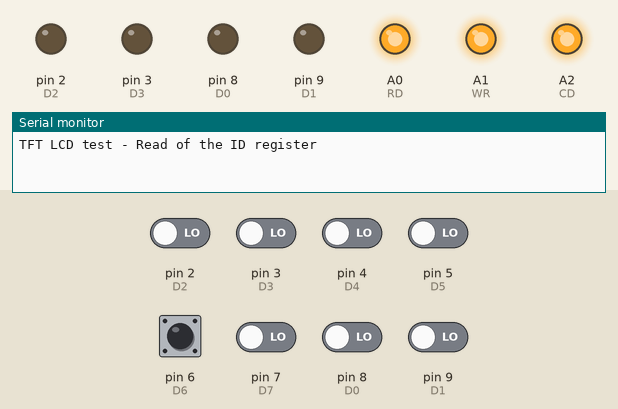
A sketch run on a simulated Arduino Uno, built with avr-gcc and run on an emulated ATmega328P. Shown: output pins drawn as LEDs (lit = HIGH), the last lines printed to the serial monitor. Inputs (shaded band) come from the test bench; at power-on: pin 6 (D6) HIGH, pin 2 (D2), pin 3 (D3), pin 4 (D4), pin 5 (D5), pin 7 (D7), pin 8 (D0), pin 9 (D1) LOW. Pins used as bus, display or sensor lines are not drawn.

Above: at 0.1 s.
At 0.6 s:
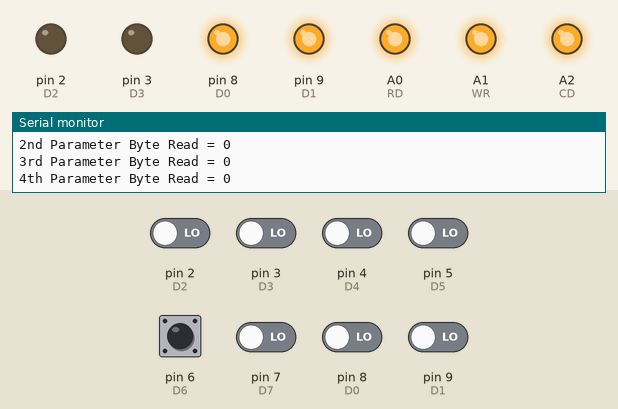
Timing chart, 0 to 2.1 s (numbered marks = the images above):
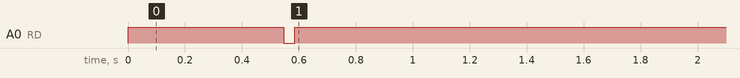

Measured:
- by itself, A0 (RD): HIGH → LOW at 0.55 s, → HIGH 0.04 s later

The sketch:

my_test_0.ino
```cpp
//
// ILI9341 ID Checker against data sheet http://www.adafruit.com/datasheets/ILI9341.pdf
// Ugly bit basher - R Jennings 11/11/14 (http://www.shaders.co.uk)
//
 #define CS A3   // Chip Select goes to Analog 3
 #define CD A2   // Command/Data goes to Analog 2
 #define WR A1   // LCD Write goes to Analog 1
 #define RD A0   // LCD Read goes to Analog 0
 #define RST A4  // Can alternately just connect to Arduino's reset pin
 #define D0 8    // DO
 #define D1 9    // D1
 #define D2 2    // D2
 #define D3 3    // D3
 #define D4 4    // D4
 #define D5 5    // D5
 #define D6 6    // D6
 #define D7 7    // D7

void setup(void) {
// Set up port directions and default states
  pinMode(CS, OUTPUT);  pinMode(CD, OUTPUT);  pinMode(WR, OUTPUT);  pinMode(RD, OUTPUT);  pinMode(RST, OUTPUT);
  digitalWrite(CS, 1); digitalWrite(CD, 1); digitalWrite(WR, 1); digitalWrite(RD, 1); digitalWrite(RST, 1);
  pinMode(D0, OUTPUT); pinMode(D1, OUTPUT); pinMode(D2, OUTPUT); pinMode(D3, OUTPUT);
  pinMode(D4, OUTPUT); pinMode(D5, OUTPUT); pinMode(D6, OUTPUT); pinMode(D7, OUTPUT);

// This just drivers the serial monitor no screen activity
  Serial.begin(9600);
  Serial.println("TFT LCD test - Read of the ID register");
//HW Reset
  digitalWrite(RST,0); delay(5);
  digitalWrite(RST,1); delay(500);
// Read the ID Register, D3h
// Start by writing to the command register with the register to read
  digitalWrite(CD, 0);
  digitalWrite(CS, 0);
  digitalWrite(D0, 1); digitalWrite(D1, 1); digitalWrite(D2, 0); digitalWrite(D3, 0);  // 3 - Change for lower nibble as required
  digitalWrite(D4, 1); digitalWrite(D5, 0); digitalWrite(D6, 1); digitalWrite(D7, 1);  // D - Change for upper nibble as required
  digitalWrite(WR, 0); digitalWrite(WR, 1);
  digitalWrite(CS, 1);
// Switch to reading
  pinMode(D0, INPUT);    pinMode(D1, INPUT);    pinMode(D2, INPUT);    pinMode(D3, INPUT);
  pinMode(D4, INPUT);    pinMode(D5, INPUT);    pinMode(D6, INPUT);    pinMode(D7, INPUT);
  int x=0;
// Then read the four bytes and print to the serial port
// See section 8.3.23 page 233 for read sequence
// 1st Parameter - Dummy byte could be anything
  digitalWrite(CD, 1);
  digitalWrite(CS, 0);
  digitalWrite(RD, 0);
  x=0;
  digitalWrite(RD, 0);
  x|=digitalRead(D0);    x|=digitalRead(D1)<<1; x|=digitalRead(D2)<<2; x|=digitalRead(D3)<<3;
  x|=digitalRead(D4)<<4; x|=digitalRead(D5)<<5; x|=digitalRead(D6)<<6; x|=digitalRead(D7)<<7;
  Serial.print("Dummny Byte Read =        "); Serial.println(x, HEX);
  digitalWrite(RD, 1);
 // 2nd Parameter should be 00h
  x=0;
  digitalWrite(RD, 0);
  x|=digitalRead(D0);    x|=digitalRead(D1)<<1; x|=digitalRead(D2)<<2; x|=digitalRead(D3)<<3;
  x|=digitalRead(D4)<<4; x|=digitalRead(D5)<<5; x|=digitalRead(D6)<<6; x|=digitalRead(D7)<<7;
  Serial.print("2nd Parameter Byte Read = "); Serial.println(x, HEX);
  digitalWrite(RD, 1);
 // 3rd Parameter should be 93h
  x=0;
  digitalWrite(RD, 0);
  x|=digitalRead(D0);    x|=digitalRead(D1)<<1;  x|=digitalRead(D2)<<2; x|=digitalRead(D3)<<3;
  x|=digitalRead(D4)<<4; x|=digitalRead(D5)<<5;  x|=digitalRead(D6)<<6; x|=digitalRead(D7)<<7;
  Serial.print("3rd Parameter Byte Read = "); Serial.println(x, HEX);
  digitalWrite(RD, 1);
 // 4th Parameter should be 41h
  x=0;
  digitalWrite(RD, 0);
  x|=digitalRead(D0);    x|=digitalRead(D1)<<1; x|=digitalRead(D2)<<2; x|=digitalRead(D3)<<3;
  x|=digitalRead(D4)<<4; x|=digitalRead(D5)<<5; x|=digitalRead(D6)<<6; x|=digitalRead(D7)<<7;
  Serial.print("4th Parameter Byte Read = "); Serial.println(x, HEX);
  digitalWrite(RD, 1);

  // Start by writing to the command register with the command cause i think thats how this works
  digitalWrite(CD, 0);
  digitalWrite(CS, 0);
  digitalWrite(D0, 0); digitalWrite(D1, 1); digitalWrite(D2, 0); digitalWrite(D3, 0);  // 2 - Change for lower nibble as required
  digitalWrite(D4, 0); digitalWrite(D5, 0); digitalWrite(D6, 1); digitalWrite(D7, 1);  // C - Change for upper nibble as required
  digitalWrite(WR, 0); digitalWrite(WR, 1);
  digitalWrite(CS, 1);
  // dump 2 data points
  digitalWrite(CD, 1);
  digitalWrite(CS, 0);

  digitalWrite(D0, 0); digitalWrite(D1, 0); digitalWrite(D2, 0); digitalWrite(D3, 0);  // 0 - Change for lower nibble as required
  digitalWrite(D4, 0); digitalWrite(D5, 0); digitalWrite(D6, 1); digitalWrite(D7, 0);  // 4 - Change for upper nibble as required
  digitalWrite(WR, 0); digitalWrite(WR, 1);

  digitalWrite(D0, 0); digitalWrite(D1, 0); digitalWrite(D2, 0); digitalWrite(D3, 0);  // 0 - Change for lower nibble as required
  digitalWrite(D4, 0); digitalWrite(D5, 0); digitalWrite(D6, 1); digitalWrite(D7, 0);  // 4 - Change for upper nibble as required
  digitalWrite(WR, 0); digitalWrite(WR, 1);

  digitalWrite(CS, 1);
}
//Nothing to do here
void loop(void) {
}
```
